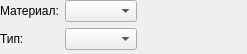
<?xml version="1.0" encoding="UTF-8"?>
<ui version="4.0">
 <class>CrownWidget</class>
 <widget class="QWidget" name="CrownWidget">
  <property name="geometry">
   <rect>
    <x>0</x>
    <y>0</y>
    <width>247</width>
    <height>54</height>
   </rect>
  </property>
  <property name="sizePolicy">
   <sizepolicy hsizetype="Preferred" vsizetype="Preferred">
    <horstretch>0</horstretch>
    <verstretch>0</verstretch>
   </sizepolicy>
  </property>
  <property name="minimumSize">
   <size>
    <width>0</width>
    <height>0</height>
   </size>
  </property>
  <property name="maximumSize">
   <size>
    <width>16777215</width>
    <height>16777215</height>
   </size>
  </property>
  <property name="windowTitle">
   <string>CrownWidget</string>
  </property>
  <layout class="QHBoxLayout" name="horizontalLayout_2">
   <property name="spacing">
    <number>0</number>
   </property>
   <property name="leftMargin">
    <number>0</number>
   </property>
   <property name="topMargin">
    <number>0</number>
   </property>
   <property name="rightMargin">
    <number>0</number>
   </property>
   <property name="bottomMargin">
    <number>0</number>
   </property>
   <item>
    <layout class="QVBoxLayout" name="verticalLayout_3">
     <property name="spacing">
      <number>0</number>
     </property>
     <item>
      <layout class="QHBoxLayout" name="horizontalLayout">
       <item>
        <layout class="QVBoxLayout" name="verticalLayout">
         <item>
          <widget class="QLabel" name="materialLabel">
           <property name="minimumSize">
            <size>
             <width>0</width>
             <height>0</height>
            </size>
           </property>
           <property name="text">
            <string>Материал:</string>
           </property>
          </widget>
         </item>
         <item>
          <widget class="QLabel" name="label">
           <property name="minimumSize">
            <size>
             <width>0</width>
             <height>0</height>
            </size>
           </property>
           <property name="text">
            <string>Тип:</string>
           </property>
          </widget>
         </item>
        </layout>
       </item>
       <item>
        <layout class="QVBoxLayout" name="verticalLayout_2">
         <item>
          <widget class="QComboBox" name="materialCombo"/>
         </item>
         <item>
          <widget class="QComboBox" name="prepCombo">
           <property name="sizePolicy">
            <sizepolicy hsizetype="Preferred" vsizetype="Preferred">
             <horstretch>0</horstretch>
             <verstretch>0</verstretch>
            </sizepolicy>
           </property>
           <property name="minimumSize">
            <size>
             <width>0</width>
             <height>0</height>
            </size>
           </property>
          </widget>
         </item>
        </layout>
       </item>
       <item>
        <spacer name="horizontalSpacer">
         <property name="orientation">
          <enum>Qt::Horizontal</enum>
         </property>
         <property name="sizeType">
          <enum>QSizePolicy::Expanding</enum>
         </property>
         <property name="sizeHint" stdset="0">
          <size>
           <width>2</width>
           <height>20</height>
          </size>
         </property>
        </spacer>
       </item>
      </layout>
     </item>
     <item>
      <widget class="VitaWidget" name="vitaWidget" native="true">
       <property name="sizePolicy">
        <sizepolicy hsizetype="Preferred" vsizetype="Preferred">
         <horstretch>0</horstretch>
         <verstretch>0</verstretch>
        </sizepolicy>
       </property>
      </widget>
     </item>
     <item>
      <spacer name="verticalSpacer">
       <property name="orientation">
        <enum>Qt::Vertical</enum>
       </property>
       <property name="sizeHint" stdset="0">
        <size>
         <width>20</width>
         <height>0</height>
        </size>
       </property>
      </spacer>
     </item>
    </layout>
   </item>
  </layout>
 </widget>
 <layoutdefault spacing="6" margin="11"/>
 <customwidgets>
  <customwidget>
   <class>VitaWidget</class>
   <extends>QWidget</extends>
   <header>VitaWidget.h</header>
   <container>1</container>
  </customwidget>
 </customwidgets>
 <resources/>
 <connections/>
</ui>
